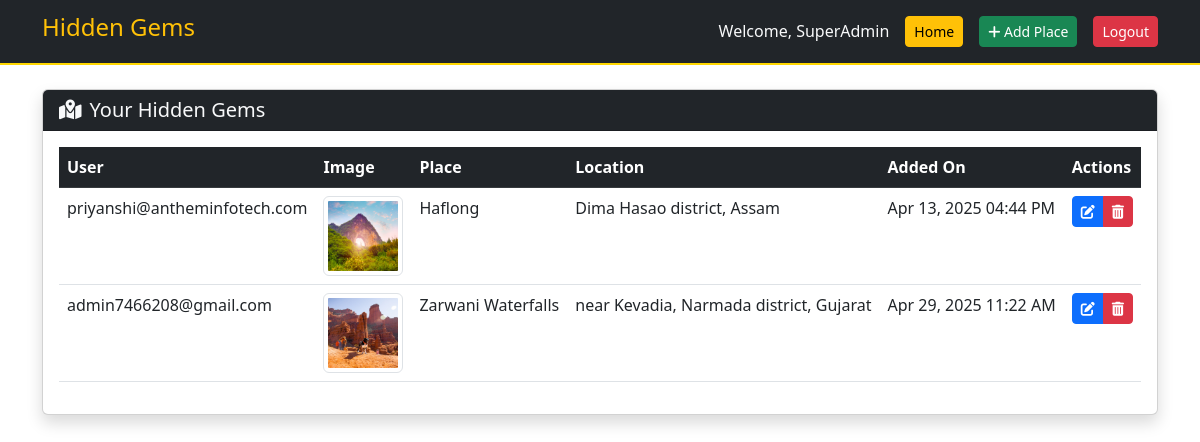
The app's page /dashboard (signed in) with its own data.
### app.py (models this page shows)
class User(db.Model):
    id = db.Column(db.Integer, primary_key=True)
    email = db.Column(db.String(120), unique=True, nullable=False)
    first_name = db.Column(db.String(50), nullable=False)
    password = db.Column(db.String(200), nullable=False)
    is_admin = db.Column(db.Boolean, default=False)
    is_permanent_admin = db.Column(db.Boolean, default=False)
    places = db.relationship('Place', backref='author', lazy=True)

class Place(db.Model):
    id = db.Column(db.Integer, primary_key=True)
    name = db.Column(db.String(100), nullable=False)
    location = db.Column(db.String(100), nullable=False)
    description = db.Column(db.Text, nullable=False)
    image = db.Column(db.String(100), nullable=False)
    best_time = db.Column(db.String(50))
    timestamp = db.Column(db.DateTime, default=datetime.utcnow)
    user_id = db.Column(db.Integer, db.ForeignKey('user.id'), nullable=False)

### app.py (the view)
@app.route('/dashboard')
def dashboard():
    if not session.get('logged_in'):
        return redirect(url_for('login'))
    if session['is_admin']:
        places = Place.query.all()
    else:
        places = Place.query.filter_by(user_id=session['user_id']).all()
    return render_template("dashboard.html",
                         places=places,
                         is_admin=session.get('is_admin', False))

### app.py (called while the page is built)
@app.template_filter('datetimeformat')
def datetimeformat(value, format='%b %d, %Y %I:%M %p'):
    return value.strftime(format)

@app.before_request
def check_admin_access():
    if request.path.startswith('/admin') and not request.endpoint == 'admin_login':
        if not session.get('is_admin'):
            flash("Admin access required", "danger")
            return redirect(url_for('login'))

### templates/dashboard.html (shortened to what this page needs)
<!DOCTYPE html>
<html lang="en">
<head>
    <link rel="stylesheet" href="{{ url_for('static', filename='css/style.css') }}">
    <link href="https://cdn.jsdelivr.net/npm/bootstrap@5.3.0/dist/css/bootstrap.min.css" rel="stylesheet">
    <link rel="stylesheet" href="https://cdnjs.cloudflare.com/ajax/libs/font-awesome/6.4.0/css/all.min.css">
</head>
<body class="dashboard-body">
    <nav class="navbar navbar-expand-lg navbar-dark bg-dark">
        <div class="container">
            <a class="navbar-brand" href="{{ url_for('home') }}">
                <h4 class="text-warning">Hidden Gems</h4>
            </a>
            <div class="d-flex align-items-center gap-3">
                <span class="text-light">Welcome, {{ session['username'] }}</span>
                <a href="{{ url_for('home') }}" class="btn btn-sm btn-warning">Home</a>
                <a href="{{ url_for('add_place') }}" class="btn btn-sm btn-success">
                    <i class="fas fa-plus"></i> Add Place
                </a>
                <a href="{{ url_for('logout') }}" class="btn btn-sm btn-danger">Logout</a>
            </div>
        </div>
    </nav>
    <div class="container py-4">
        <div class="card shadow mb-4">
            <div class="card-header bg-dark text-light">
                <h5 class="mb-0"><i class="fas fa-map-marked-alt me-2"></i>Your Hidden Gems</h5>
            </div>
            <div class="card-body">
                {% if places %}
                <div class="table-responsive">
                    <table class="table table-hover">
                        <thead class="table-dark">
                            <tr>
                                {% if session['is_admin'] %}
                                <th>User</th>
                                {% endif %}
                                <th>Image</th>
                                <th>Place</th>
                                <th>Location</th>
                                <th>Added On</th>
                                <th>Actions</th>
                            </tr>
                        </thead>
                        <tbody>
                            {% for place in places %}
                            <tr>
                                {% if session['is_admin'] %}
                                <td>{{ place.author.email }}</td>
                                {% endif %}
                                <td>
                                    <img src="{{ url_for('static', filename='uploads/' + place.image) }}"
                                         class="img-thumbnail"
                                         style="width: 80px; height: 80px; object-fit: cover;">
                                </td>
                                <td>{{ place.name }}</td>
                                <td>{{ place.location }}</td>
                                <td>{{ place.timestamp|datetimeformat }}</td>
                                <td>
                                    <div class="btn-group btn-group-sm">
                                        <a href="{{ url_for('edit_place', place_id=place.id) }}"
                                           class="btn btn-primary {% if not (session['is_admin'] or place.user_id == session['user_id']) %}disabled{% endif %}"
                                           >
                                            <i class="fas fa-edit"></i>
                                        </a>
                                        <button class="btn btn-danger delete-btn"
                                                data-place-id="{{ place.id }}"
                                                >
                                            <i class="fas fa-trash-alt"></i>
                                        </button>
                                    </div>
                                </td>
                            </tr>
                            {% endfor %}
                        </tbody>
                    </table>
                </div>
                {% endif %}
            </div>
        </div>
    </div>
</body>
</html>

### static/style.css (style rules this page uses)
:root { --dark-bg: #1a1a1a; --accent-yellow: #FFD700; --warm-white: #fdfdfd; }
body { background-color: var(--dark-bg); color: var(--warm-white); overflow-x: hidden; }
.navbar { background: rgba(26, 26, 26, 0.95) !important; border-bottom: 2px solid var(--accent-yellow); }
body { background-color: #000 important!; }

### records on screen
User: username "SuperAdmin"
Place: author.email "priyanshi@antheminfotech.com", image (picture), name "Haflong", location "Dima Hasao district, Assam", timestamp "Apr 13, 2025 04:44 PM"
Place: author.email "admin7466208@gmail.com", image (picture), name "Zarwani Waterfalls", location "near Kevadia, Narmada district, Gujarat", timestamp "Apr 29, 2025 11:22 AM"
